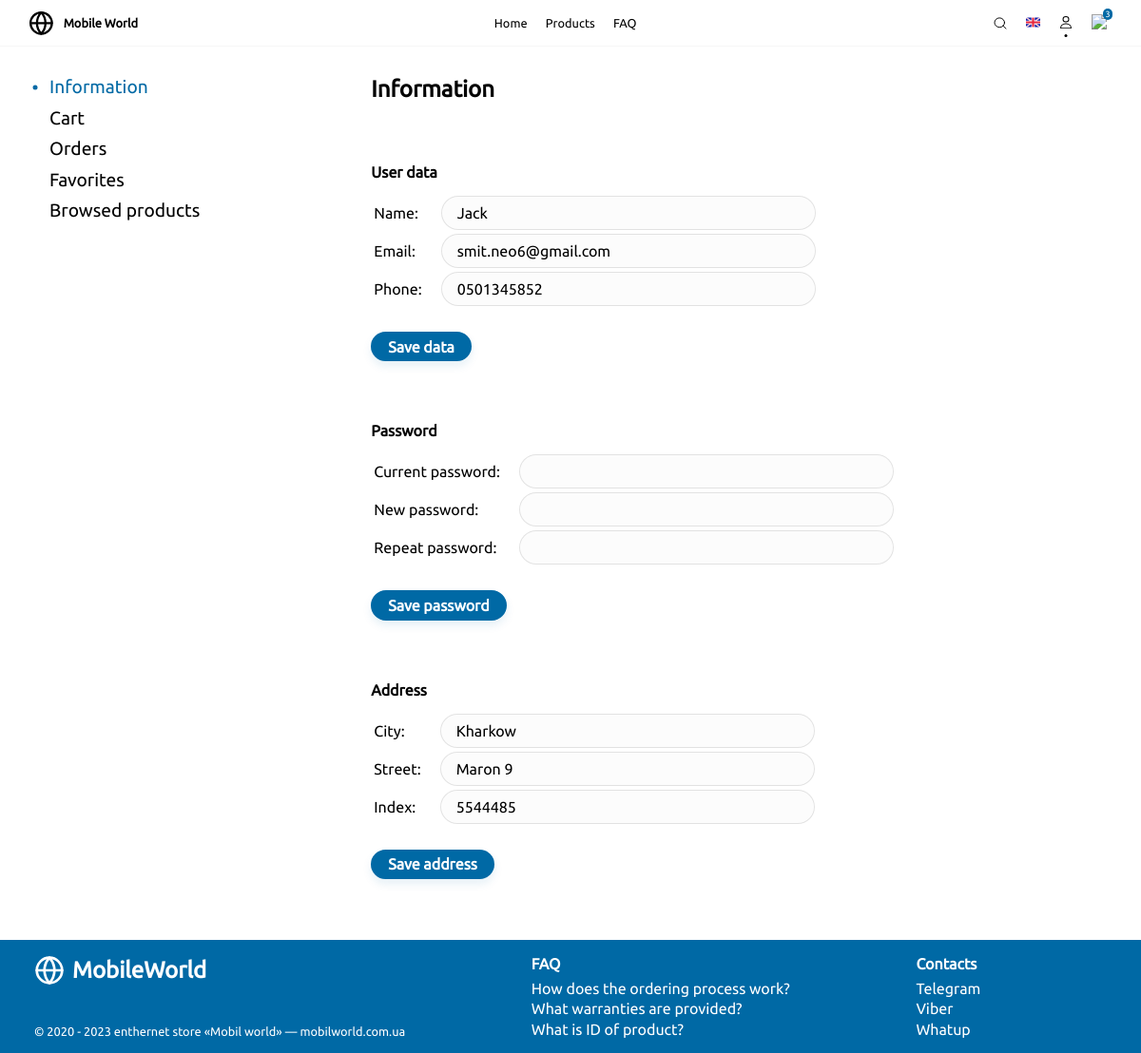
/Account/Info (signed in), run on the app's committed database.
### main/models.py (models this page shows)
class User(AbstractBaseUser, PermissionsMixin):
    email = models.EmailField('Email', unique=True)
    password = models.CharField('Password', max_length=100)
    name = models.CharField('Name', max_length=20)
    phone = models.CharField('Phone', max_length=12)
    address = models.CharField('Address', null=True, blank=True, max_length=150)
    favorites = models.ManyToManyField(Product, blank=True, verbose_name='Favorites', related_name='favorites')
    is_active = models.BooleanField(default=True)
    is_staff = models.BooleanField(default=False)
    is_superuser = models.BooleanField(default=False)
    objects = UserManager()
    USERNAME_FIELD = 'email'

### main/views.py (the view)
# urls.py: path('Account/Info', views.user_info, name='user_info'),
def user_info(request:HttpRequest):
    if not request.user.is_authenticated:
        return redirect('auth')
    user = request.user
    address_parts = user.address.split(';;') if user.address else ('', '', '')
    city, street, index = address_parts
    fields_data = {
        'name': user.name,
        'phone': user.phone,
        'email': user.email,
        'city': city,
        'street': street,
        'index': index,
    }
    lang, layout_labels = __get_lang_and_layout_labels(request)
    context = {
        'active_menu_item':       MenuItems.ACCOUNT,
        'products_in_cart_count': MenuItems.get_products_in_cart_count(user),
        'active_sidemenu_item':   SidemenuItems.INFO,
        'fields_data':            fields_data,
        'layout_labels':          layout_labels,
        'labels':                 trsl.select_labels_by_lang(trsl.USER_INFO_LABELS, lang),
        'sidemenu_labels':        trsl.select_labels_by_lang(trsl.SIDEMENU_LABELS, lang),
    }
    return render(request, 'main/user_info.html', context)

### main/tools.py (called while the page is built)
def get(dictionary:Dict, key, default):
    value = dictionary.get(key, default)
    return value if value else default

### main/translations.py (called while the page is built)
def select_labels_by_lang(labels:Dict[str, Dict[str,str]], lang:str) -> Dict[str,str]:
    lang_labels = {}
    for key, labels in labels.items():
        lang_labels[key] = labels[lang]
    return lang_labels

### main/views.py (called while the page is built)
def __get_lang_and_layout_labels(request:HttpRequest):
    lang = get(request.COOKIES, key='lang', default='en')
    if not lang in ('en', 'ua'):
        lang = 'en'
    layout_labels = trsl.select_labels_by_lang(trsl.LAYOUT_LABELS, lang)
    layout_labels['lang'] = lang
    return lang, layout_labels

    @staticmethod
    def get_products_in_cart_count(user:models.User) -> Optional[int]:
        return user.cart_products.count() if user.is_authenticated else None

### main/templates/main/user_info.html (shortened to what this page needs)
{% extends "main/layout.html" %}
{% load static %}
{% block imports %}
<link rel="stylesheet" type="text/css" href="{% static 'main/account pages/account.css' %}">
<link rel="stylesheet" type="text/css" href="{% static 'main/user_info/info-section.css' %}">
<link rel="stylesheet" type="text/css" href="{% static 'base/ui/textfield.css' %}">
{% endblock %}
{% block content %}
<section id="main-section">
    {% include 'main/parts/sidemenu.html' %}
    <section id="info-section">
        <b>{{sidemenu_labels.info}}</b>
        <div class="form">
            <b>{{labels.user_data}}</b>
            <table>
                <tr>
                    <td><div class="info-capture">{{labels.name}}:</div></td>
                    <td><input type="text" id="name_field" class="ui-textfield"
                        minlength="3" maxlength="20" value="{{fields_data.name}}"></td>
                </tr>
                <tr>
                    <td><div class="info-capture">{{labels.email}}:</div></td>
                    <td><input type="email" id="email_field" class="ui-textfield" value="{{fields_data.email}}"></td>
                </tr>
                <tr>
                    <td><div class="info-capture">{{labels.phone}}:</div></td>
                    <td><input type="text" id="phone_field" class="ui-textfield"
                        minlength="7" maxlength="12" value="{{fields_data.phone}}"></td>
                </tr>
            </table>
            <div id="info_submit" class="ui-button">{{labels.save_data}}</div>
        </div>
        <div class="form">
            <b>{{labels.password}}</b>
            <table>
                <tr>
                    <td><div class="info-capture">{{labels.current_password}}:</div></td>
                    <td><input type="password" id="curr_pass_field" class="ui-textfield"
                        minlength="6" maxlength="100"></td>
                </tr>
                <tr>
                    <td><div class="info-capture">{{labels.new_password}}:</div></td>
                    <td><input type="password" id="new_pass_field" class="ui-textfield"
                        minlength="6" maxlength="100"></td>
                </tr>
                <tr>
                    <td><div class="info-capture">{{labels.repeat_password}}:</div></td>
                    <td><input type="password" id="repeat_pass_field" class="ui-textfield"
                        minlength="6" maxlength="100"></td>
                </tr>
            </table>
            <div id="password_submit" class="ui-button">{{labels.save_password}}</div>
        </div>
        <div class="form">
            <b>{{labels.address}}</b>
            <table>
                <tr>
                    <td><div class="info-capture">{{labels.city}}:</div></td>
                    <td><input type="text" id="city_field" class="ui-textfield"
                        minlength="3" value="{{fields_data.city}}"></td>
                </tr>
                <tr>
                    <td><div class="info-capture">{{labels.street}}:</div></td>
                    <td><input type="text" id="street_field" class="ui-textfield"
                        minlength="3" value="{{fields_data.street}}"></td>
                </tr>
                <tr>
                    <td><div class="info-capture">{{labels.index}}:</div></td>
                    <td><input type="text" id="index_field" class="ui-textfield" value="{{fields_data.index}}"></td>
                </tr>
            </table>
            <div id="address_submit" class="ui-button">{{labels.save_address}}</div>
        </div>
    </section>
</section>
{% endblock %}

### main/static/base/base.css (style rules this page uses)
:root { --ratio: calc(1vw + 1vh); --main-color: 255, 255, 255; --accent-color: 0, 105, 165; --text-color: 0, 0, 0; --rating-color: 195, 190, 25; }
body { margin: 0; padding: 0; font-family: Ubuntu, Arial, Helvetica, sans-serif; font-size: 1em; color: rgb(var(--text-color)); background-color: rgb(var(--main-color)); }

### main/static/base/ui/buttons.css (style rules this page uses)
.ui-button, .ui-flatbutton { padding: 0.3em 1em; cursor: pointer; width: fit-content; border-radius: 1em; border: 2px solid rgb(var(--accent-color)); box-shadow: 0px 5px 10px rgba(var(--accent-color), 0.1); font-weight: bold; transition: 0.1s ease-out; }
.ui-button { color: white; background-color: rgb(var(--accent-color)); }

### main/static/main/account pages/account.css (style rules this page uses)
#main-section { display: flex; padding: 5em 3vw 0 3vw; min-height: 70vh; }

### main/static/main/user_info/info-section.css (style rules this page uses)
#info-section { margin-left: 10vw; }
#info-section > b { font-size: 1.5em; }
#info-section > .form { margin-top: 4em; }
#info-section > .form > b { display: block; margin-bottom: 0.8em; }
.info-capture { padding: 0.5em 1em 0.5em 0; }
#info-section > .form > input, .ui-button { margin-top: 1.5em; }
.ui-textfield { width: 30vw; }

### main/static/base/ui/textfield.css (style rules this page uses)
.ui-textfield { border-radius: 2em; border: 1px solid rgba(var(--text-color), 0.1); background-color: rgba(var(--text-color), 0.01); outline: none; font-size: 1em; font-family: Ubuntu, Arial, Helvetica, sans-serif; padding: 0.5em 1em; transition: 0.2s ease-out; }

### data on the page
User: name "Jack", email "smit.neo6@gmail.com", phone "0501345852"

### other printed values
{{ layout_labels.home }} "Home"
{{ layout_labels.products }} "Products"
{{ layout_labels.faq }} "FAQ"
{{ products_in_cart_count }} "3"
{{ sidemenu_labels.info }} "Information"
{{ sidemenu_labels.cart }} "Cart"
{{ sidemenu_labels.orders }} "Orders"
{{ sidemenu_labels.favorites }} "Favorites"
{{ sidemenu_labels.browsed }} "Browsed products"
{{ labels.user_data }} "User data"
{{ labels.name }} "Name"
{{ labels.email }} "Email"
{{ labels.phone }} "Phone"
{{ labels.save_data }} "Save data"
{{ labels.password }} "Password"
